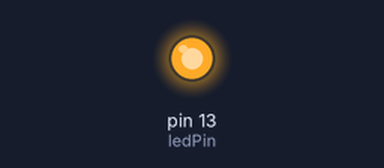
The sketch below on a simulated Arduino Uno, built with avr-gcc and run on an emulated ATmega328P. Parts: output pins drawn as LEDs (lit = HIGH).

Above: at 0.05 s.
At 5.4 s:
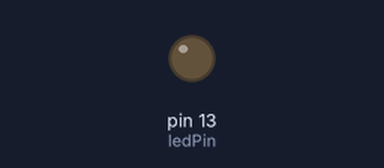
Timing chart, 0 to 9.1 s (numbered marks = the images above):
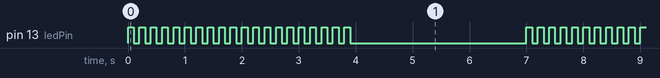

The sketch:

02_09_blink_20_loop.ino
```cpp
// 02_09_blink_20_loop

int ledPin = 13;
int delayPeriod = 100;
int count = 0;

void setup() {
  pinMode(ledPin, OUTPUT);
}

void loop() {
 digitalWrite(ledPin, HIGH);
 delay(delayPeriod);
 digitalWrite(ledPin, LOW);
 delay(delayPeriod);
 count ++;
 if (count == 20) {
   count = 0;
   delay(3000);
 }
}
```

Measured:
- by itself, pin 13 (ledPin): repeats every 7.0 s: HIGH 0.10 s, LOW 3.1 s, 19 × (HIGH 0.10 s, LOW 0.10 s)
- by itself, everything shown: repeats every 7.0 s, in 40 steps
